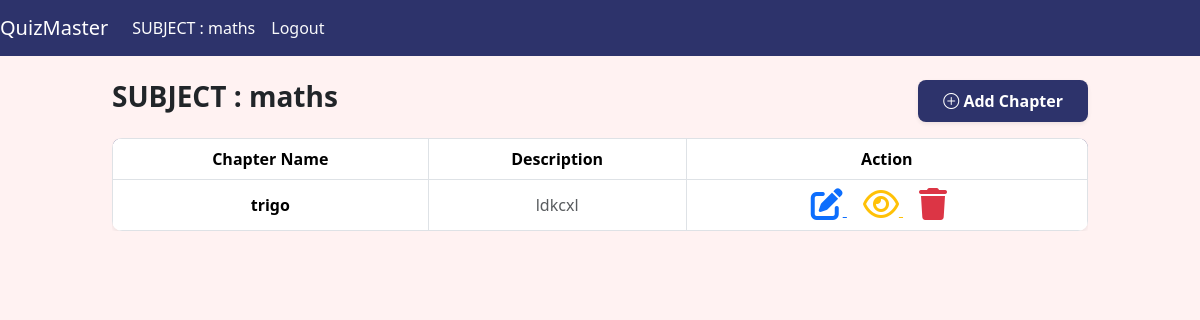
The app's page /showsubject/1 (signed in), older data.
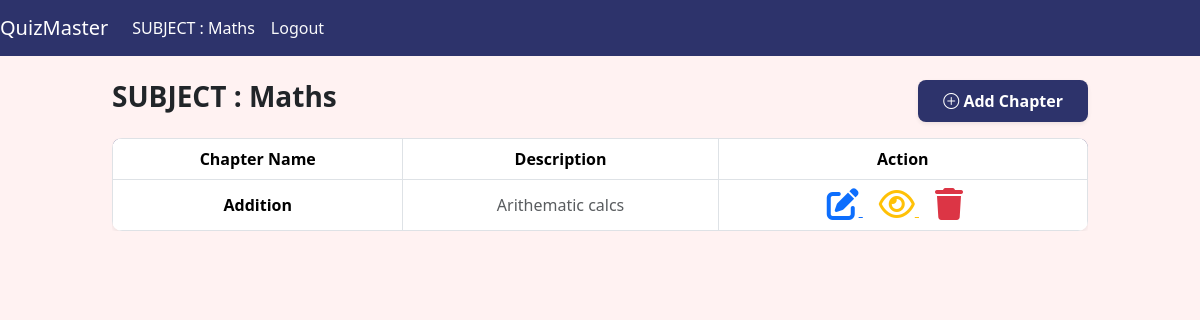
The same page, newer data.
### app.py (models this page shows)
class CourseTopic(db.Model):
    __tablename__="CourseTopic"
    id=db.Column(db.Integer, primary_key=True)
    name=db.Column(db.String(80),nullable=False)
    description=db.Column(db.String(120),nullable=False)
    course_sections=db.relationship("CourseSection", back_populates='course_topic',cascade="all,delete-orphan")

class CourseSection(db.Model):
    __tablename__="CourseSection"
    id=db.Column(db.Integer, primary_key=True)
    name=db.Column(db.String(80),nullable=False)
    description=db.Column(db.String(120),nullable=False)
    topic_id=db.Column(db.Integer, db.ForeignKey("CourseTopic.id"))
    course_topic=db.relationship("CourseTopic", back_populates='course_sections')
    quizzes=db.relationship("QuizTest",back_populates='course_section',cascade='all,delete-orphan')

### app.py (the view)
@app.route("/showsubject/<int:subid>",methods=["POST", "GET"])
def showsubject(subid):
    if 'admin' in session:
        topic = CourseTopic.query.filter_by(id=subid).first()
        if topic:
            sections = CourseSection.query.filter_by(topic_id=subid).all()
            return render_template("showsubject.html", subject=topic, chapter=sections)
        else:
            flash("Subject not found", "error")
            return redirect("/admin")
    return redirect("/login")

### templates/showsubject.html (shortened to what this page needs)
{% extends "index.html" %}
{% block content %}
<nav class="navbar navbar-expand-lg navbar-dark" style="background-color: #2D336B;">
    <a class="navbar-brand" href="/admin">QuizMaster</a>
    <div class="collapse navbar-collapse" id="navbarNavAltMarkup">
      <div class="navbar-nav">
        <a class="nav-item nav-link active" href="/showsubject/{{subject.id}}">SUBJECT : {{subject.name}}</a>
        <a class="nav-item nav-link active text-light" href="/logout">Logout</a>
      </div>
    </div>
  </nav>
  <div class="container-fluid mt-4">
    <div class="row justify-content-center">
        <div class="col-md-10">
            <div class="d-flex justify-content-between align-items-center mb-3">
                <h3 class="fw-bold text-dark">SUBJECT : {{ subject.name }}</h3>
                <a href="/chapter/{{subject.id }}"
                   class="btn fw-semibold text-white shadow-sm px-4 py-2"
                   style="background-color: #2D336B; border-radius: 8px; transition: 0.3s;">
                   <i class="bi bi-plus-circle"></i> Add Chapter
                </a>
            </div>
            {% if chapter|length > 0 %}
            <div class="table-responsive">
                <table class="table table-bordered table-hover text-center align-middle shadow-sm" style="border-radius: 10px; overflow: hidden;">
                    <thead class="thead-dark text-white" style="background-color: #2D336B;">
                        <tr>
                            <th>Chapter Name</th>
                            <th>Description</th>
                            <th>Action</th>
                        </tr>
                    </thead>
                    <tbody>
                        {% for chap in chapter %}
                        <tr>
                            <td class="fw-semibold">{{ chap.name }}</td>
                            <td class="text-muted">{{ chap.description }}</td>
                            <td>
                                <a href="/editchapter/{{ chap.id }}" class="text-primary me-3">
                                    <i class="fa-solid fa-pen-to-square fa-2x"></i>
                                </a>
                                <a href="/showchapter/{{ chap.id }}" class="text-warning me-3">
                                    <i class="fa-regular fa-eye fa-2x"></i>
                                </a>
                                <a href="/delchapterpopup/{{ chap.id }}" class="text-danger me-3">
                                    <i class="fa-solid fa-trash fa-2x"></i>
                                </a>
                            </td>
                        </tr>
                        {% endfor %}
                    </tbody>
                </table>
            </div>
            {% endif %}
        </div>
    </div>
</div>
{% endblock %}

Row changes from the older to the newer data that the page shows:
no longer on this page (row edited): CourseSection: name "trigo", description "ldkcxl"
changed CourseTopic: name "maths" → "Maths"
added CourseSection: name "Addition", description "Arithematic calcs"
